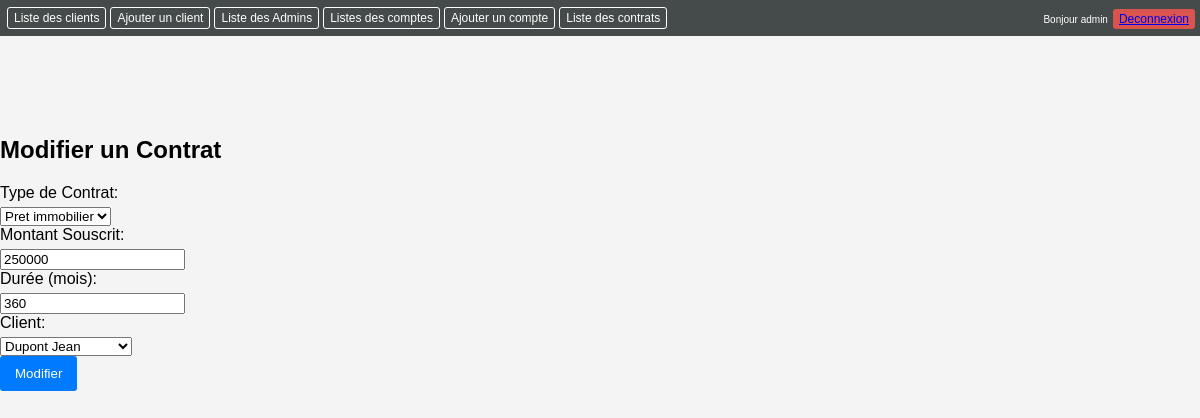
Page /index.php?action=modifier_contrat&id=1 (signed in) on the committed database.
### tables this page shows
CREATE TABLE `contrats` (
  `id` int(11) NOT NULL,
  `typeContrat` varchar(50) NOT NULL,
  `montantSouscrit` decimal(10,0) NOT NULL,
  `duree` int(11) NOT NULL,
  `dateDebut` date NOT NULL,
  `dateFin` date NOT NULL,
  `idClient` int(11) DEFAULT NULL
);

CREATE TABLE `clients` (
  `id` int(11) NOT NULL,
  `nom` varchar(50) NOT NULL,
  `prenom` varchar(50) NOT NULL,
  `email` varchar(100) NOT NULL,
  `telephone` varchar(20) DEFAULT NULL,
  `adresse` varchar(255) DEFAULT NULL
);

### views/contrats/edit.php (the view)
<?php include __DIR__ . '/../templates/header.php'; ?>
<h2>Modifier un Contrat</h2>
<form method="post" action="index.php?action=modifier_contrat&id=<?= $contrat['id'] ?>">
    <label>Type de Contrat:</label>
    <select name="typeContrat" required>
        <?php
        $typesContrats = ['Pret immobilier', 'Assurance vie', 'Pret personnel'];
        foreach ($typesContrats as $type): ?>
            <option value="<?= $type ?>" <?= ($type == str_replace(['é', 'è', 'à', 'ù', 'î', 'ê', 'â', 'ô'], ['e', 'e', 'a', 'u', 'i', 'e', 'a', 'o'], $contrat['typeContrat'])) ? 'selected' : '' ?>>
                <?= $type ?>
            </option>
        <?php endforeach; ?>
    </select><br>
    <label>Montant Souscrit:</label>
    <input type="number" name="montantSouscrit" value="<?= $contrat['montantSouscrit'] ?>" required><br>
    <label>Durée (mois):</label>
    <input type="number" name="duree" value="<?= $contrat['duree'] ?>" required><br>
    <label>Client:</label>
    <select name="idClient" required>
        <?php foreach ($clients as $client): ?>
            <option value="<?= $client['id'] ?>" <?= ($client['id'] == $contrat['idClient']) ? 'selected' : '' ?>>
                <?= $client['nom'] . ' ' . $client['prenom'] ?>
            </option>
        <?php endforeach; ?>
    </select><br>
    <button type="submit" name="modifier">Modifier</button>
</form>

### css/style.css (style rules this page uses)
body { font-family: sans-serif; margin: 0; padding: 0; background-color: #f4f4f4; }
label { display: block; margin-bottom: 5px; }
button { background-color: #007bff; color: white; padding: 10px 15px; border: none; border-radius: 3px; cursor: pointer; transition: background-color 0.3s; }

### rows in the picture
contrats: typeContrat "Pret immobilier", montantSouscrit "250000", duree "360", idClient "Dupont Jean"
